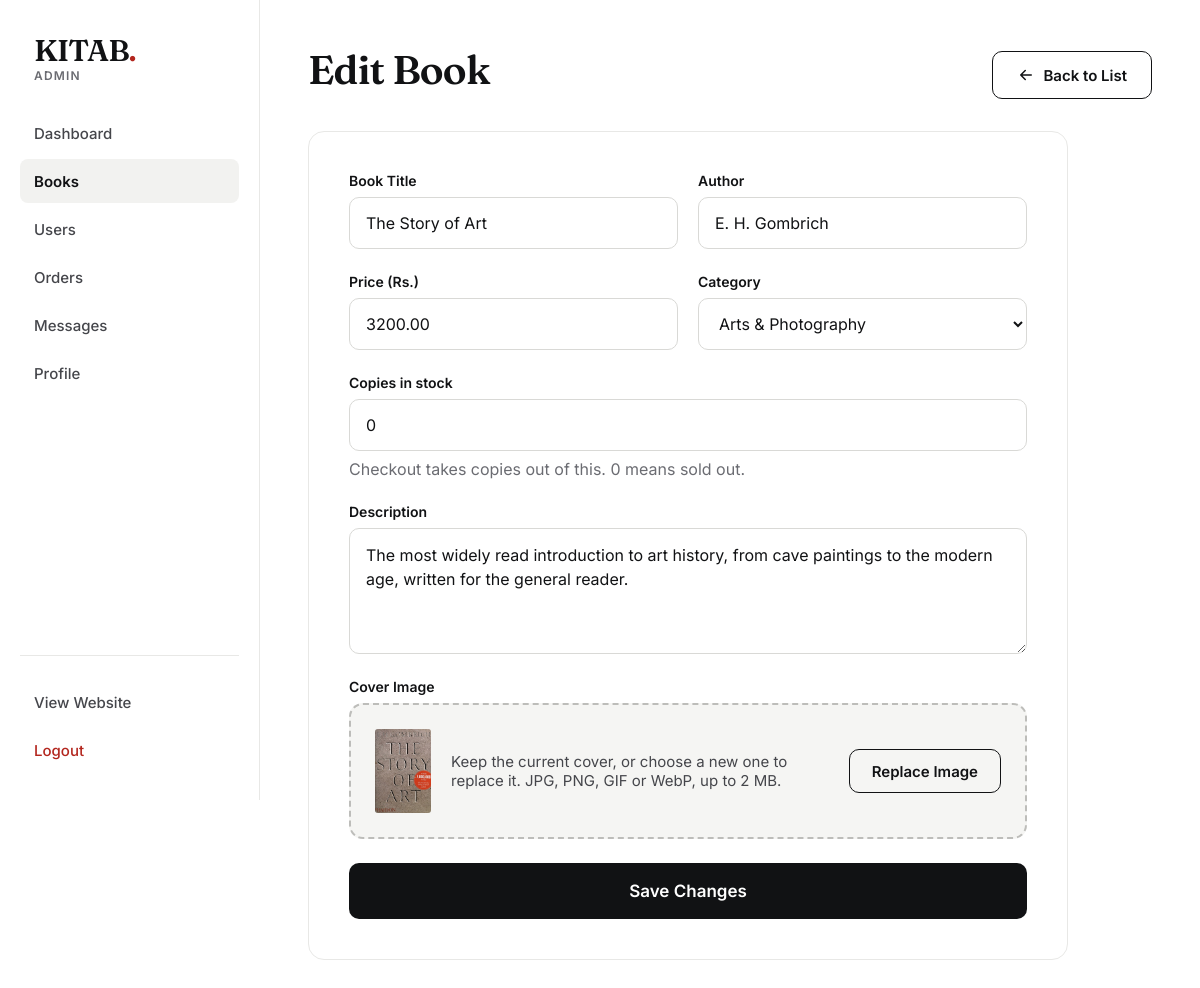
The app's page /admin/edit_book.php?id=22 (signed in), older data.
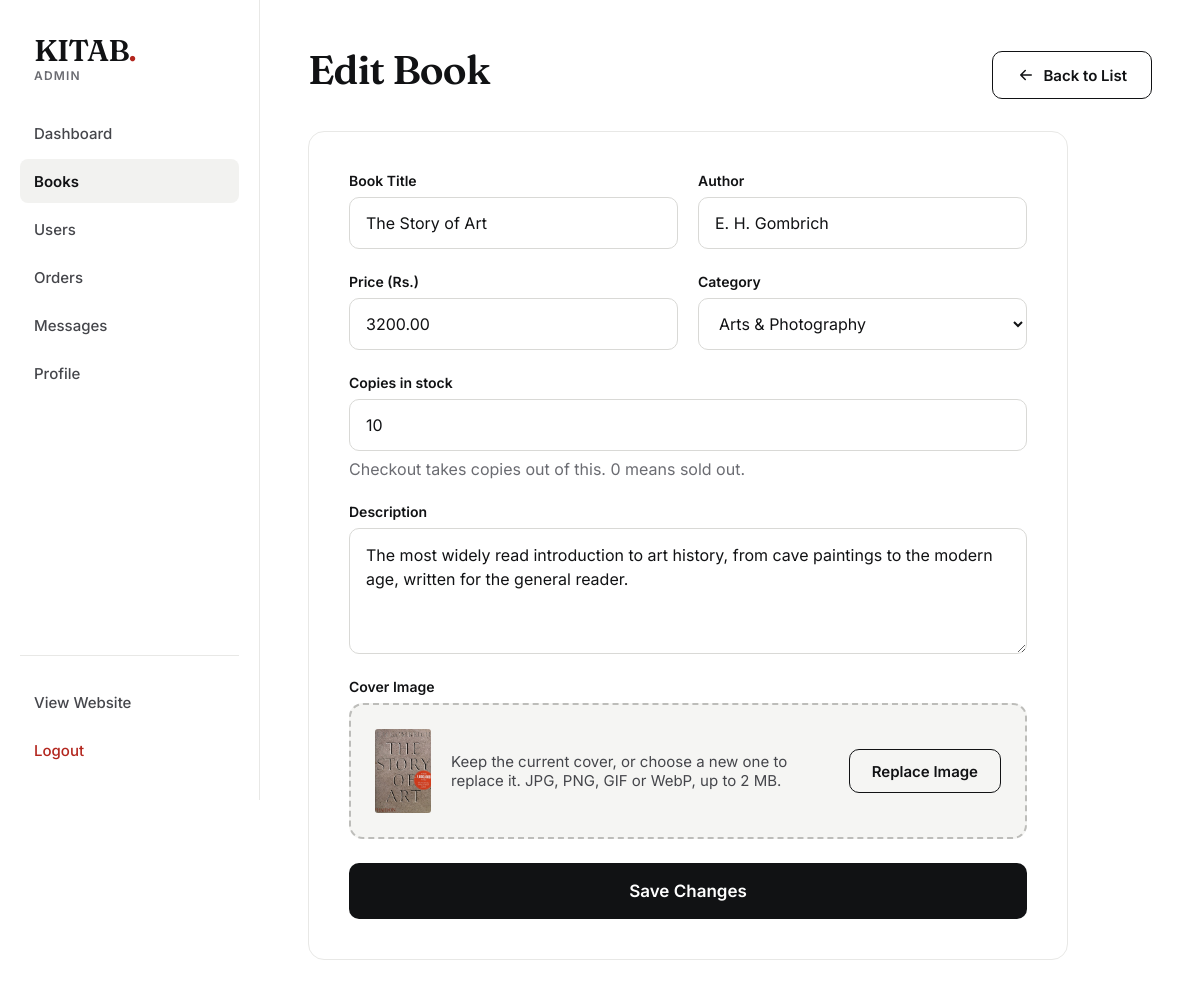
The same page, newer data.
### tables this page shows
CREATE TABLE `books` (
  `id` int(11) NOT NULL AUTO_INCREMENT,
  `title` varchar(255) NOT NULL,
  `author` varchar(255) NOT NULL,
  `category_id` int(11) NOT NULL,
  `price` decimal(10,2) NOT NULL,
  `category` varchar(100) DEFAULT 'General',
  `stock` int(11) DEFAULT 0,
  `isbn` varchar(20) DEFAULT NULL,
  `description` text DEFAULT NULL,
  `image` varchar(255) DEFAULT NULL,
  `created_at` timestamp NOT NULL DEFAULT current_timestamp(),
  `updated_at` timestamp NOT NULL DEFAULT current_timestamp() ON UPDATE current_timestamp(),
  `seller_id` int(11) DEFAULT NULL,
  `publisher` varchar(255) DEFAULT NULL,
  `pages` int(11) DEFAULT NULL,
  PRIMARY KEY (`id`),
  KEY `category_id` (`category_id`)
);

### Admin/edit_book.php (the view, shortened to what the changed rows need)
<?php
require_once dirname(__DIR__) . '/includes/helpers.php';
$id = (int) ($_GET['id'] ?? 0);
$stmt = $conn->prepare("SELECT * FROM books WHERE id = ?");
$stmt->bind_param("i", $id);
$stmt->execute();
$book = $stmt->get_result()->fetch_assoc();
$error = '';
$categories = [];
$cat_result = $conn->query("SELECT DISTINCT name FROM categories ORDER BY name ASC");
if ($cat_result) {
    while ($cat = $cat_result->fetch_assoc()) {
        $categories[] = $cat['name'];
    }
}
include 'includes/header.php';
$form = ($book && $error !== '') ? [
    'title' => $title, 'author' => $author, 'price' => $price_text, 'category' => $category, 'description' => $description, 'stock' => $stock_text,
] : ($book ?: []);
$cover = trim((string) ($book['image'] ?? ''));
$cover_url = $cover === '' ? '' : (strpos($cover, 'http') === 0 ? $cover : BASE_URL . $cover);
?>
<main class="k-admin__main">
    <div class="k-admin__bar">
        <h1 class="k-h1">Edit Book</h1>
    </div>
    <?php if (!$book): ?>
        <div class="k-empty">
            <p>We couldn't find that book. It may have been deleted.</p>
            <a href="<?php echo BASE_URL; ?>admin/books.php" class="k-btn k-btn--outline">Back to Books</a>
        </div>
    <?php else: ?>
        <div class="k-formstack">
            <form method="POST" enctype="multipart/form-data" class="k-card k-formcard">
                <div class="k-fields">
                    <div class="k-field">
                        <label for="title">Book Title</label>
                        <input type="text" id="title" name="title" required maxlength="255" class="k-input"
                            placeholder="Enter book title" value="<?php echo htmlspecialchars($form['title']); ?>">
                    </div>
                    <div class="k-field">
                        <label for="author">Author</label>
                        <input type="text" id="author" name="author" required maxlength="255" class="k-input"
                            placeholder="Author name" value="<?php echo htmlspecialchars($form['author']); ?>">
                    </div>
                </div>
                <div class="k-fields">
                    <div class="k-field">
                        <label for="price">Price (Rs.)</label>
                        <input type="number" id="price" name="price" required min="0.01" step="0.01" class="k-input"
                            placeholder="0.00" value="<?php echo htmlspecialchars($form['price']); ?>">
                    </div>
                    <div class="k-field">
                        <label for="category">Category</label>
                        <select id="category" name="category" required class="k-input">
                            <?php foreach ($categories as $name): ?>
                                <option value="<?php echo htmlspecialchars($name); ?>"
                                    <?php echo $form['category'] === $name ? 'selected' : ''; ?>>
                                    <?php echo htmlspecialchars($name); ?></option>
                            <?php endforeach; ?>
                        </select>
                    </div>
                </div>
                <div class="k-field">
                    <label for="stock">Copies in stock</label>
                    <input type="number" id="stock" name="stock" required min="0" max="999999" step="1" class="k-input"
                        placeholder="0" value="<?php echo htmlspecialchars((string) ($form['stock'] ?? 0)); ?>">
                    <p class="k-field__hint">Checkout takes copies out of this. 0 means sold out.</p>
                </div>
                <div class="k-field">
                    <label for="description">Description</label>
                    <textarea id="description" name="description" rows="4" class="k-input k-textarea"
                        placeholder="Book summary..."><?php echo htmlspecialchars((string) $form['description']); ?></textarea>
                </div>
                <div class="k-field">
                    <span class="k-field__label" id="cover-label">Cover Image</span>
                    <div class="k-dropzone" data-upload>
                        <div class="k-dropzone__preview<?php echo $cover_url !== '' ? ' has-image' : ''; ?>" data-upload-preview>
                            <img alt="Cover preview" <?php echo $cover_url !== '' ? 'src="' . htmlspecialchars($cover_url) . '"' : ''; ?>>
                        </div>
                        <p class="k-dropzone__text">Keep the current cover, or choose a new one to replace it. JPG, PNG, GIF or WebP, up to 2 MB.</p>
                        <button type="button" class="k-btn k-btn--outline k-btn--sm" data-upload-pick>Replace Image</button>
                    </div>
                </div>
                <button type="submit" class="k-btn k-btn--primary k-btn--block">Save Changes</button>
            </form>
        </div>
    <?php endif; ?>
</main>
</body>
</html>

Row changes from the older to the newer data that the page shows:
changed books "The Story of Art": stock "0" → "10"
